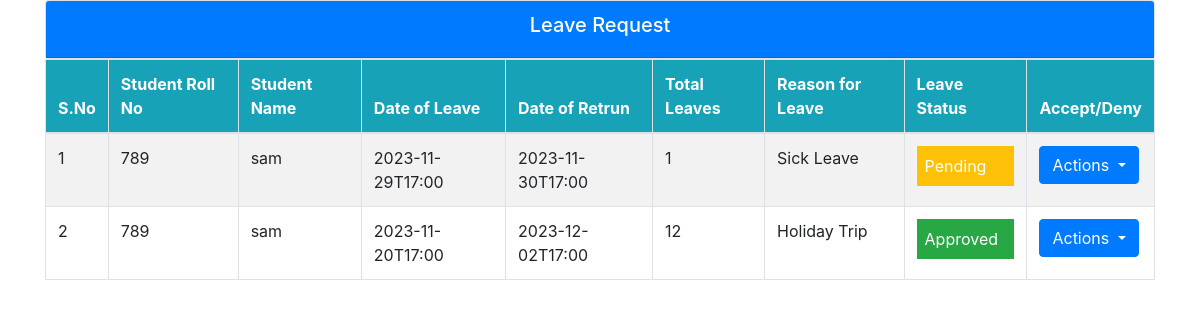
/list_leave.php, run on the app's committed database.
### tables this page shows
CREATE TABLE `leave_form` (
  `id` int(11) NOT NULL,
  `student_roll_no` varchar(100) DEFAULT NULL,
  `student_name` varchar(100) DEFAULT NULL,
  `date_of_leave` varchar(100) DEFAULT NULL,
  `date_of_return` varchar(100) DEFAULT NULL,
  `total_days` varchar(100) DEFAULT NULL,
  `reason_for_leave` varchar(10000) DEFAULT NULL,
  `leave_status` varchar(100) DEFAULT NULL
);

### list_leave.php (the view, shortened to what this page needs)
<?php
include("db.php");
?>
<!DOCTYPE html>
<html>
    <head>
  <link rel="stylesheet" href="https://cdn.jsdelivr.net/npm/bootstrap@4.6.2/dist/css/bootstrap.min.css">
  <link rel="stylesheet" href="https://cdnjs.cloudflare.com/ajax/libs/font-awesome/6.4.2/css/all.min.css">
    </head>
    <body>
        <div class="container">
            <div class="card">
            <div class="card-header bg-primary text-white text-center">
                <h5>Leave Request</h5>
            </div>
            </div>
            <table class="table table-striped table-bordered">
                <thead class="bg-info text-white">
                    <tr>
                        <th>S.No</th>
                        <th>Student Roll No</th>
                        <th>Student Name</th>
                        <th>Date of Leave</th>
                        <th>Date of Retrun</th>
                        <th>Total Leaves</th>
                        <th>Reason for Leave</th>
                        <th>Leave Status</th>
                        <th>Accept/Deny</th>
                    </tr>
                </thead>
                <tbody>
                    <?php
                    $count=1;
                        $select_leave=mysqli_query($conn,"select * from leave_form") or die(mysqli_error);
                        while($fetch_leave=mysqli_fetch_array($select_leave))
                        {
                    ?>
                    <tr>
                        <td><?php echo $count;?></td>
                        <td><?php echo $fetch_leave['student_roll_no'];?></td>
                        <td><?php echo $fetch_leave['student_name'];?></td>
                        <td><?php echo $fetch_leave['date_of_leave'];?></td>
                        <td><?php echo $fetch_leave['date_of_return'];?></td>
                        <td><?php echo $fetch_leave['total_days'];?></td>
                        <td><?php echo $fetch_leave['reason_for_leave'];?></td>
                        <td><?php  if($fetch_leave['leave_status']=='Approved'){ echo "<div class='text-white bg-success p-2'>".$fetch_leave['leave_status']."</div>";} else if($fetch_leave['leave_status']=='Not Approved'){ echo "<div class='text-white bg-danger p-2'>".$fetch_leave['leave_status']."</div>";} else{ echo "<div class='bg-warning text-white p-2' >".$fetch_leave['leave_status']."</div>";} ?></td>
                        <td><div class="dropdown">
  <button type="button" class="btn btn-primary dropdown-toggle" data-toggle="dropdown">
    Actions
  </button>
</div></td>
                    </tr>
                    <?php
                    $count++;
                        }
                    ?>
                </tbody>
            </table>
        </div>
    </body>
</html>

### data on the page
leave_form: student_roll_no "789", student_name "sam", date_of_leave "2023-11-29T17:00", date_of_return "2023-11-30T17:00", total_days "1", reason_for_leave "Sick Leave", leave_status "Pending"
leave_form: student_roll_no "789", student_name "sam", date_of_leave "2023-11-20T17:00", date_of_return "2023-12-02T17:00", total_days "12", reason_for_leave "Holiday Trip", leave_status "Approved"
